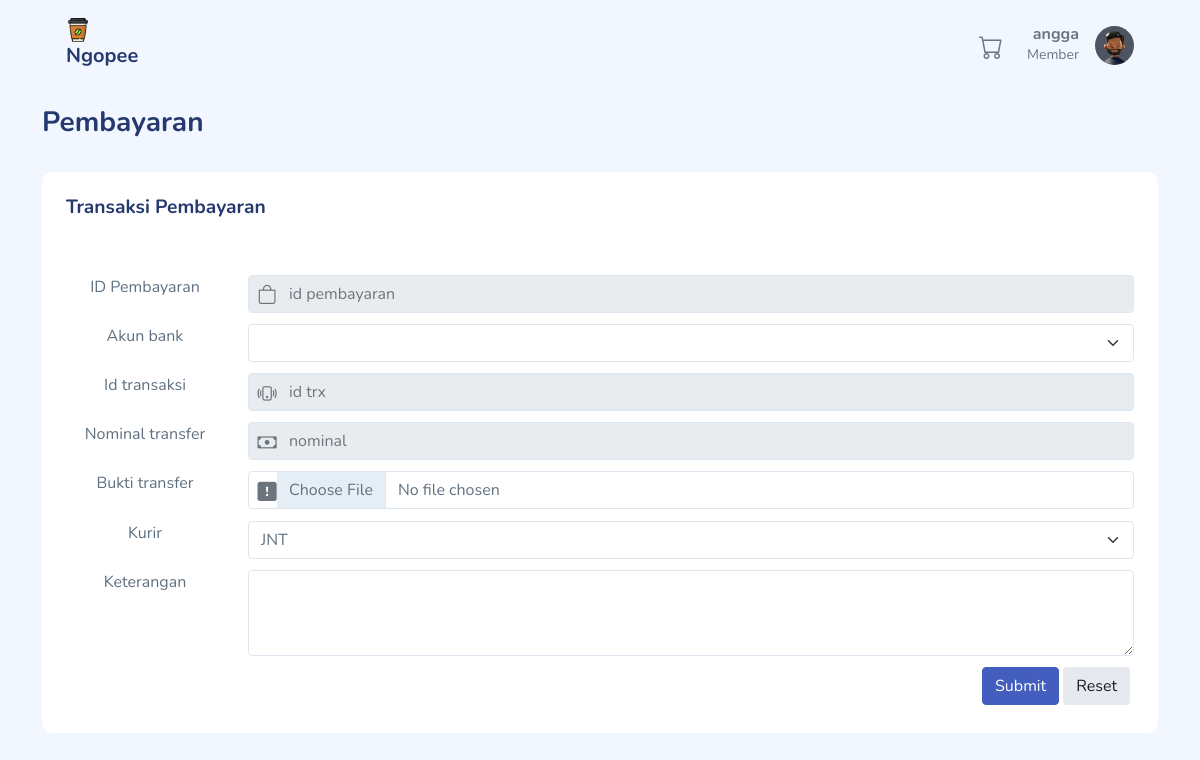
/index.php?page=pelanggan&aksi=pembayaran&id=TRX010 (signed in), run on an earlier commit of the app's database.
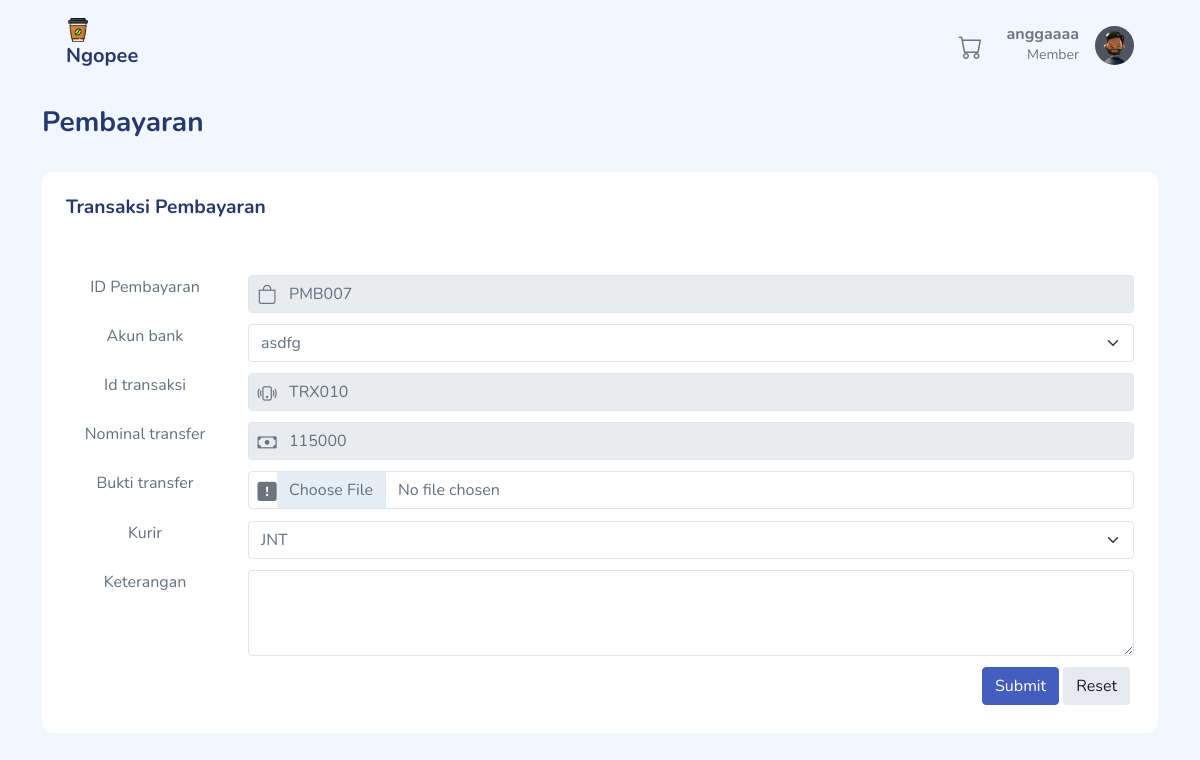
And on a later commit of the database.
### tables this page shows
CREATE TABLE `pembayaran` (
  `pembayaran_id` char(6) NOT NULL,
  `akunbank_id` int(11) DEFAULT NULL,
  `transaksi_id` char(6) DEFAULT NULL,
  `pembayaran_nominaltrans` int(11) DEFAULT NULL,
  `pembayaran_buktitransfer` varchar(255) DEFAULT NULL,
  `pembayaran_keterangan` varchar(255) DEFAULT NULL
);

### Controller/PelangganController.php (called while the page is built, shortened)
<?php
class PelangganController
{
    private $model;
    public function __construct()
    {
        $this->model = new PelangganModel();
    }
    public function pembayaran()
    {
        $id = $_GET['id'];
        $akunbank = $_SESSION['B']['user_id'];
        $bank = $this->model->daftarAkunBank($akunbank);
        $data = $this->model->getPembayaran($id);
        $nominal = $this->model->getNominalTotalbayar($id);
        $kurir = $this->model->getKurir();
        extract($data);
        extract($bank);
        extract($nominal);
        extract($kurir);
        require_once("View/pelanggan/pembayaran.php");
    }
}

### Koneksi.php (called while the page is built)
<?php
function koneksi()
{
    $db_host = "localhost";
    $db_user = "root";
    $db_password = "";
    $db_database = "db_ngopee";
    try {
        return new mysqli($db_host,$db_user,$db_password,$db_database);
    } catch (exception $e) {
        echo "Terjadi kesalahan koneksi database";
    }
}

### Model/PelangganModel.php (called while the page is built, shortened)
<?php
class PelangganModel
{
    public function getKurir()
    {
        $sql = "SELECT * FROM Kurir";
        $query = koneksi()->query($sql);
        $hasil = [];
        while ($data = $query->fetch_assoc()) {
            $hasil[] = $data;
        }
        return $hasil;
    }
    public function daftarAkunBank($id)
    {
        $sql = "SELECT
                ab.akunbank_id as id,
                u.user_id as idAkun,
                ab.akunbank_norek as norek,
                ab.akunbank_pemilik as pemilik
                From
                akun_bank as ab
                JOIN user as u ON (ab.user_id = u.user_id)
                where
                u.user_id =$id";
        $query = koneksi()->query($sql);
        $hasil = [];
        while ($data = $query->fetch_assoc()) {
            $hasil[] = $data;
        }
        return $hasil;
    }
    public function getPembayaran($id)
    {
        $sql = "SELECT pembayaran_id, akunbank_id, transaksi_id FROM pembayaran where transaksi_id = '$id'";
        $query = koneksi()->query($sql);
        return $query->fetch_assoc();
    }
    public function getNominalTotalbayar($id)
    {
        $sql = "SELECT SUM(dt.qty*kp.kopi_harga) as total from detail_transaksi dt
                JOIN kopi kp on kp.kopi_id = dt.kopi_id
                JOIN transaksi tr on tr.transaksi_id = dt.transaksi_id
                where tr.transaksi_id = '$id'";
        $query = koneksi()->query($sql);
        return $query->fetch_assoc();
    }
}

### View/pelanggan/pembayaran.php (the view, shortened to what the changed rows need)
<!DOCTYPE html>
<html lang="en">
<head>
    <link rel="stylesheet" href="assets/css/bootstrap.css">
    <link rel="stylesheet" href="assets/vendors/bootstrap-icons/bootstrap-icons.css">
    <link rel="stylesheet" href="assets/css/app.css">
</head>
<body>
    <div class="container">
        <div class="page-heading">
            <h3>Pembayaran</h3>
        </div>
        <div class="page-content">
            <section id="basic-horizontal-layouts">
                <div class="row match-height">
                    <div class="col-12">
                        <div class="card">
                            <div class="card-header">
                                <h4 class="card-title">Transaksi Pembayaran</h4>
                            </div>
                            <center>
                                <div class="card-content">
                                    <div class="card-body">
                                        <form class="form form-horizontal" action="index.php?page=pelanggan&aksi=storePembayaran" method="POST" enctype="multipart/form-data">
                                            <div class="form-body">
                                                <div class="row">
                                                    <div class="col-md-2">
                                                        <label>ID Pembayaran</label>
                                                    </div>
                                                    <div class="col-md-10">
                                                        <div class="form-group has-icon-left">
                                                            <div class="position-relative">
                                                                <input type="text" class="form-control" placeholder="id pembayaran" id="first-name-icon" readonly="readonly" name="idpmb" value="<?= $data['pembayaran_id'] ?>">
                                                                <div class="form-control-icon">
                                                                    <i class="bi bi-bag"></i>
                                                                </div>
                                                            </div>
                                                        </div>
                                                    </div>
                                                    <div class="col-md-2">
                                                        <label>Akun bank</label>
                                                    </div>
                                                    <div class="col-md-10">
                                                        <div class="form-group has-icon-left">
                                                            <div class="position-relative">
                                                                <select class="form-select" id="basicSelect" name="akunbank">
                                                                    <?php foreach ($bank as $row) : ?>
                                                                        <option value="<?= $row['id'] ?>">
                                                                            <?= $row['pemilik'] ?>
                                                                        </option>
                                                                    <?php endforeach; ?>
                                                                </select>
                                                            </div>
                                                        </div>
                                                    </div>
                                                    <div class="col-md-2">
                                                        <label>Id transaksi</label>
                                                    </div>
                                                    <div class="col-md-10">
                                                        <div class="form-group has-icon-left">
                                                            <div class="position-relative">
                                                                <input type="text" class="form-control" placeholder="id trx" id="first-name-icon" readonly="readonly" name="idtrx" value="<?= $data['transaksi_id'] ?>">
                                                                <div class=" form-control-icon">
                                                                    <i class="bi bi-receipt-cutoff"></i>
                                                                </div>
                                                            </div>
                                                        </div>
                                                    </div>
                                                    <div class="col-md-2">
                                                        <label>Nominal transfer</label>
                                                    </div>
                                                    <div class="col-md-10">
                                                        <div class="form-group has-icon-left">
                                                            <div class="position-relative">
                                                                <input type="text" class="form-control" placeholder="nominal" name="nominal" readonly="readonly" value="<?= $nominal['total'] ?>">
                                                                <div class=" form-control-icon">
                                                                    <i class="bi bi-cash"></i>
                                                                </div>
                                                            </div>
                                                        </div>
                                                    </div>
                                                    <div class="col-md-2">
                                                        <label>Bukti transfer</label>
                                                    </div>
                                                    <div class="col-md-10">
                                                        <div class="form-group has-icon-left">
                                                            <div class="position-relative">
                                                                <input class="form-control" type="file" id="formFile" name="image" accept=".jpg, .png" required>
                                                                <div class=" form-control-icon">
                                                                    <i class="bi bi-file-earmark-arrow-up"></i>
                                                                </div>
                                                            </div>
                                                        </div>
                                                    </div>
                                                    <div class="col-md-2">
                                                        <label>Kurir</label>
                                                    </div>
                                                    <div class="col-md-10">
                                                        <div class="form-group has-icon-left">
                                                            <div class="position-relative">
                                                                <select class="form-select" id="basicSelect" name="kurir">
                                                                    <?php foreach ($kurir as $row) : ?>
                                                                        <option value="<?= $row['kurir_id'] ?>">
                                                                            <?= $row['kurir_desc'] ?>
                                                                        </option>
                                                                    <?php endforeach; ?>
                                                                </select>
                                                            </div>
                                                        </div>
                                                    </div>
                                                    <div class="col-md-2">
                                                        <label>Keterangan</label>
                                                    </div>
                                                    <div class="col-md-10">
                                                        <div class="form-group">
                                                            <div class="position-relative">
                                                                <textarea class="form-control" id="exampleFormControlTextarea1" rows="3" name="desc" value=""></textarea>
                                                            </div>
                                                        </div>
                                                    </div>
                                                    <div class="col-12 d-flex justify-content-end">
                                                        <button type="submit" class="btn btn-primary me-1 mb-1">Submit</button>
                                                        <button type="reset" class="btn btn-light-secondary me-1 mb-1">Reset</button>
                                                    </div>
                                                </div>
                                            </div>
                                        </form>
                                    </div>
                                </div>
                            </center>
                        </div>
                    </div>
                </div>
            </section>
        </div>
    </div>
</body>
</html>

### View/menu/menu_pelanggan.php (shortened to what the changed rows need)
<!DOCTYPE html>
<html lang="en">
<head>
    <link rel="stylesheet" href="assets/css/bootstrap.css">
    <link rel="stylesheet" href="assets/vendors/perfect-scrollbar/perfect-scrollbar.css">
    <link rel="stylesheet" href="https://cdn.jsdelivr.net/npm/bootstrap-icons@1.3.0/font/bootstrap-icons.css">
    <link rel="stylesheet" href="assets/vendors/fontawesome/all.min.css">
    <link rel="stylesheet" href="assets/css/app.css">
</head>
<body>
    <div id="app">
        <div class="container">
            <header class='mb-3'>
                <nav class="navbar navbar-expand navbar-light ">
                    <div class="collapse navbar-collapse" id="navbarSupportedContent">
                        <div class="dropdown">
                            <a href="#" data-bs-toggle="dropdown" aria-expanded="false">
                                <div class="user-menu d-flex">
                                    <div class="user-name text-end me-3">
                                        <h6 class="mb-0 text-gray-600"><?= $_SESSION['B']['user_nama'] ?></h6>
                                        <p class="mb-0 text-sm text-gray-600">Member</p>
                                    </div>
                                </div>
                            </a>
                        </div>
                    </div>
                </nav>
            </header>
        </div>
    </div>
</body>
</html>

What changed in the data, as far as the page shows it:
added pembayaran: idpmb "PMB007", idtrx "TRX010"
Also different on the page:
$_SESSION['B']['user_nama']: "angga" → "anggaaaa"
form field akunbank: (not shown) → "asdfg"
form field nominal: (not shown) → "115000"
